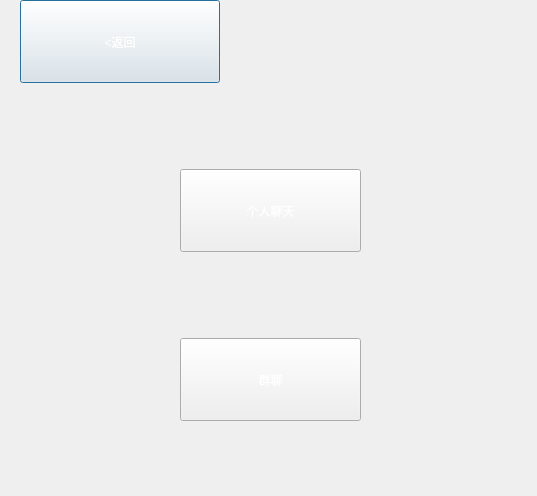
<?xml version="1.0" encoding="UTF-8"?>
<ui version="4.0">
 <class>Dialog</class>
 <widget class="QDialog" name="Dialog">
  <property name="geometry">
   <rect>
    <x>0</x>
    <y>0</y>
    <width>537</width>
    <height>496</height>
   </rect>
  </property>
  <property name="windowTitle">
   <string>Dialog</string>
  </property>
  <property name="styleSheet">
   <string notr="true">border-image: url(:/pre/cat1.jpg);</string>
  </property>
  <widget class="QWidget" name="layoutWidget">
   <property name="geometry">
    <rect>
     <x>0</x>
     <y>0</y>
     <width>541</width>
     <height>501</height>
    </rect>
   </property>
   <layout class="QVBoxLayout" name="verticalLayout">
    <item>
     <layout class="QHBoxLayout" name="horizontalLayout_3">
      <item>
       <spacer name="horizontalSpacer_6">
        <property name="orientation">
         <enum>Qt::Horizontal</enum>
        </property>
        <property name="sizeType">
         <enum>QSizePolicy::Fixed</enum>
        </property>
        <property name="sizeHint" stdset="0">
         <size>
          <width>20</width>
          <height>20</height>
         </size>
        </property>
       </spacer>
      </item>
      <item>
       <widget class="QPushButton" name="P_back">
        <property name="sizePolicy">
         <sizepolicy hsizetype="Expanding" vsizetype="Preferred">
          <horstretch>0</horstretch>
          <verstretch>0</verstretch>
         </sizepolicy>
        </property>
        <property name="maximumSize">
         <size>
          <width>200</width>
          <height>150</height>
         </size>
        </property>
        <property name="styleSheet">
         <string notr="true">border-image: url(:/pre/button_before.png);
font: 14pt &quot;楷体&quot;;
color: rgb(255, 255, 255);</string>
        </property>
        <property name="text">
         <string>&lt;返回</string>
        </property>
       </widget>
      </item>
      <item>
       <spacer name="horizontalSpacer_8">
        <property name="orientation">
         <enum>Qt::Horizontal</enum>
        </property>
        <property name="sizeType">
         <enum>QSizePolicy::Expanding</enum>
        </property>
        <property name="sizeHint" stdset="0">
         <size>
          <width>40</width>
          <height>20</height>
         </size>
        </property>
       </spacer>
      </item>
     </layout>
    </item>
    <item>
     <spacer name="verticalSpacer">
      <property name="orientation">
       <enum>Qt::Vertical</enum>
      </property>
      <property name="sizeType">
       <enum>QSizePolicy::Preferred</enum>
      </property>
      <property name="sizeHint" stdset="0">
       <size>
        <width>20</width>
        <height>40</height>
       </size>
      </property>
     </spacer>
    </item>
    <item>
     <spacer name="verticalSpacer_4">
      <property name="orientation">
       <enum>Qt::Vertical</enum>
      </property>
      <property name="sizeType">
       <enum>QSizePolicy::Preferred</enum>
      </property>
      <property name="sizeHint" stdset="0">
       <size>
        <width>20</width>
        <height>40</height>
       </size>
      </property>
     </spacer>
    </item>
    <item>
     <layout class="QHBoxLayout" name="horizontalLayout">
      <item>
       <spacer name="horizontalSpacer">
        <property name="orientation">
         <enum>Qt::Horizontal</enum>
        </property>
        <property name="sizeHint" stdset="0">
         <size>
          <width>40</width>
          <height>20</height>
         </size>
        </property>
       </spacer>
      </item>
      <item>
       <widget class="QPushButton" name="P_person">
        <property name="sizePolicy">
         <sizepolicy hsizetype="Expanding" vsizetype="Preferred">
          <horstretch>0</horstretch>
          <verstretch>0</verstretch>
         </sizepolicy>
        </property>
        <property name="styleSheet">
         <string notr="true">border-image: url(:/pre/button_before.png);
color: rgb(255, 255, 255);
font: 16pt &quot;Arial&quot;;</string>
        </property>
        <property name="text">
         <string>个人聊天</string>
        </property>
       </widget>
      </item>
      <item>
       <spacer name="horizontalSpacer_3">
        <property name="orientation">
         <enum>Qt::Horizontal</enum>
        </property>
        <property name="sizeHint" stdset="0">
         <size>
          <width>40</width>
          <height>20</height>
         </size>
        </property>
       </spacer>
      </item>
     </layout>
    </item>
    <item>
     <spacer name="verticalSpacer_2">
      <property name="orientation">
       <enum>Qt::Vertical</enum>
      </property>
      <property name="sizeType">
       <enum>QSizePolicy::Preferred</enum>
      </property>
      <property name="sizeHint" stdset="0">
       <size>
        <width>20</width>
        <height>40</height>
       </size>
      </property>
     </spacer>
    </item>
    <item>
     <spacer name="verticalSpacer_5">
      <property name="orientation">
       <enum>Qt::Vertical</enum>
      </property>
      <property name="sizeType">
       <enum>QSizePolicy::Preferred</enum>
      </property>
      <property name="sizeHint" stdset="0">
       <size>
        <width>20</width>
        <height>40</height>
       </size>
      </property>
     </spacer>
    </item>
    <item>
     <layout class="QHBoxLayout" name="horizontalLayout_2">
      <item>
       <spacer name="horizontalSpacer_4">
        <property name="orientation">
         <enum>Qt::Horizontal</enum>
        </property>
        <property name="sizeHint" stdset="0">
         <size>
          <width>40</width>
          <height>20</height>
         </size>
        </property>
       </spacer>
      </item>
      <item>
       <widget class="QPushButton" name="P_people">
        <property name="sizePolicy">
         <sizepolicy hsizetype="Expanding" vsizetype="Preferred">
          <horstretch>0</horstretch>
          <verstretch>0</verstretch>
         </sizepolicy>
        </property>
        <property name="styleSheet">
         <string notr="true">border-image: url(:/pre/button_before.png);
font: 16pt &quot;Arial&quot;;
color: rgb(255, 255, 255);</string>
        </property>
        <property name="text">
         <string>群聊</string>
        </property>
       </widget>
      </item>
      <item>
       <spacer name="horizontalSpacer_5">
        <property name="orientation">
         <enum>Qt::Horizontal</enum>
        </property>
        <property name="sizeHint" stdset="0">
         <size>
          <width>40</width>
          <height>20</height>
         </size>
        </property>
       </spacer>
      </item>
     </layout>
    </item>
    <item>
     <spacer name="verticalSpacer_6">
      <property name="orientation">
       <enum>Qt::Vertical</enum>
      </property>
      <property name="sizeType">
       <enum>QSizePolicy::Preferred</enum>
      </property>
      <property name="sizeHint" stdset="0">
       <size>
        <width>20</width>
        <height>40</height>
       </size>
      </property>
     </spacer>
    </item>
    <item>
     <spacer name="verticalSpacer_3">
      <property name="orientation">
       <enum>Qt::Vertical</enum>
      </property>
      <property name="sizeType">
       <enum>QSizePolicy::Preferred</enum>
      </property>
      <property name="sizeHint" stdset="0">
       <size>
        <width>20</width>
        <height>40</height>
       </size>
      </property>
     </spacer>
    </item>
   </layout>
  </widget>
 </widget>
 <resources>
  <include location="images/picture.qrc"/>
 </resources>
 <connections/>
</ui>
